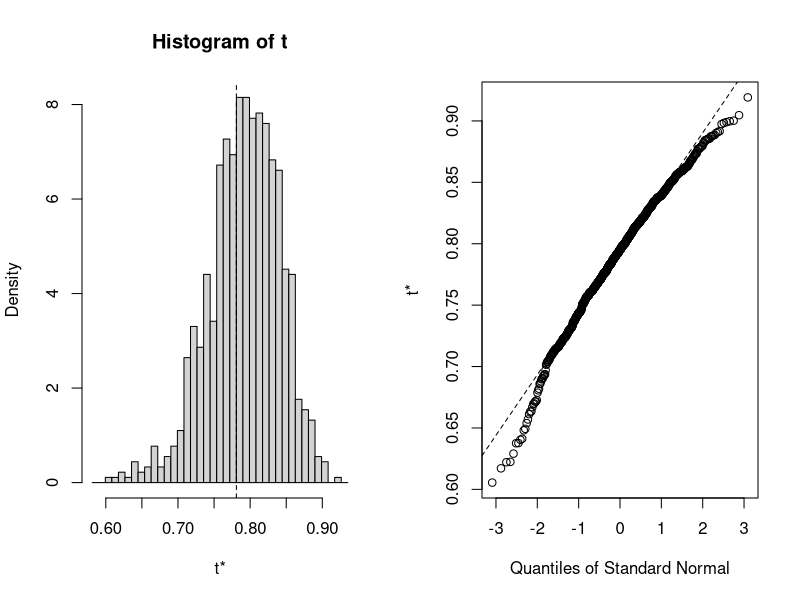
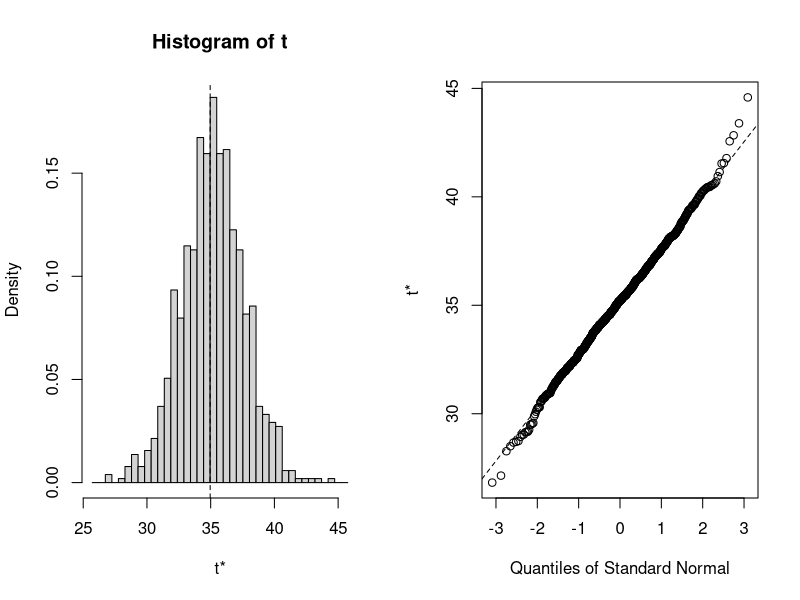
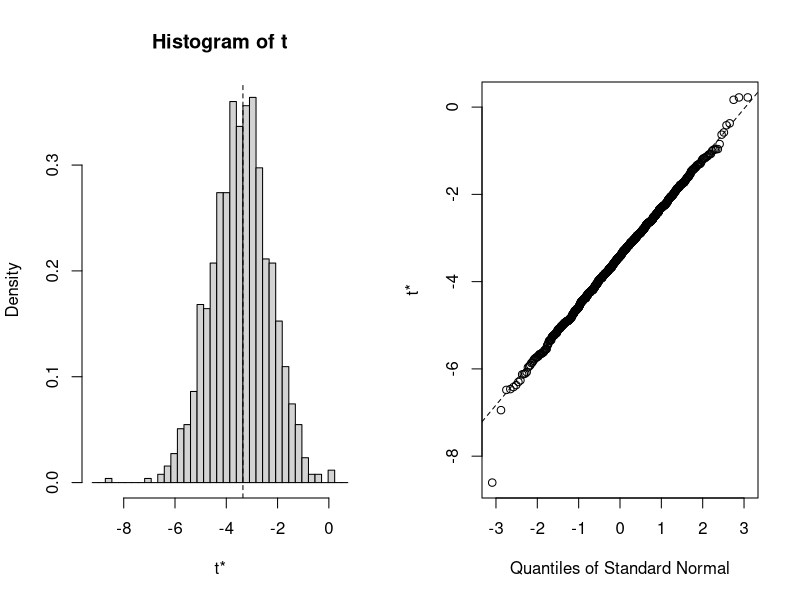
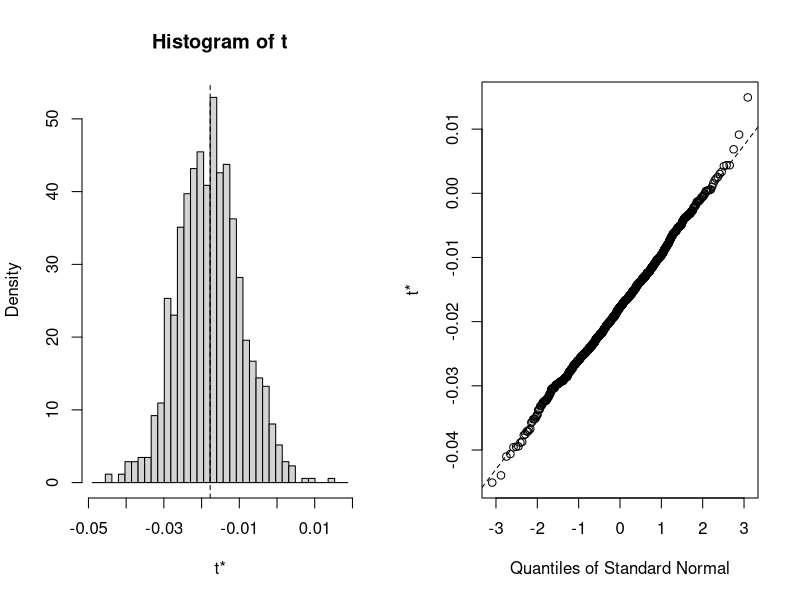

The R source for these figures, in order:
#####Bootstrapping/Resampling (Bagging)#####

###Bootstrapping a Single Statistic (k=1)###
# Bootstrap 95% CI for R-Squared
library(boot)
# function to obtain R-Squared from the data 
rsq <- function(formula, data, indices) {
  d <- data[indices,] # allows boot to select sample 
  fit <- lm(formula, data=d)
  return(summary(fit)$r.square)
} 
# bootstrapping with 1000 replications 
results <- boot(data=mtcars, statistic=rsq, 
  	 R=1000, formula=mpg~wt+disp)
# view results
results 
plot(results)
# get 95% confidence interval 
boot.ci(results, type="bca")

###Bootstrapping Several Statistics (k>1)###
# Bootstrap 95% CI for regression coefficients 
library(boot)
# function to obtain regression weights 
bs <- function(formula, data, indices) {
  d <- data[indices,] # allows boot to select sample 
  fit <- lm(formula, data=d)
  return(coef(fit)) 
} 
# bootstrapping with 1000 replications 
results <- boot(data=mtcars, statistic=bs, R=1000, formula=mpg~wt+disp)
# view results
results
plot(results, index=1) # intercept 
plot(results, index=2) # wt 
plot(results, index=3) # disp 
# get 95% confidence intervals 
boot.ci(results, type="bca", index=1) # intercept 
boot.ci(results, type="bca", index=2) # wt 
boot.ci(results, type="bca", index=3) # disp
